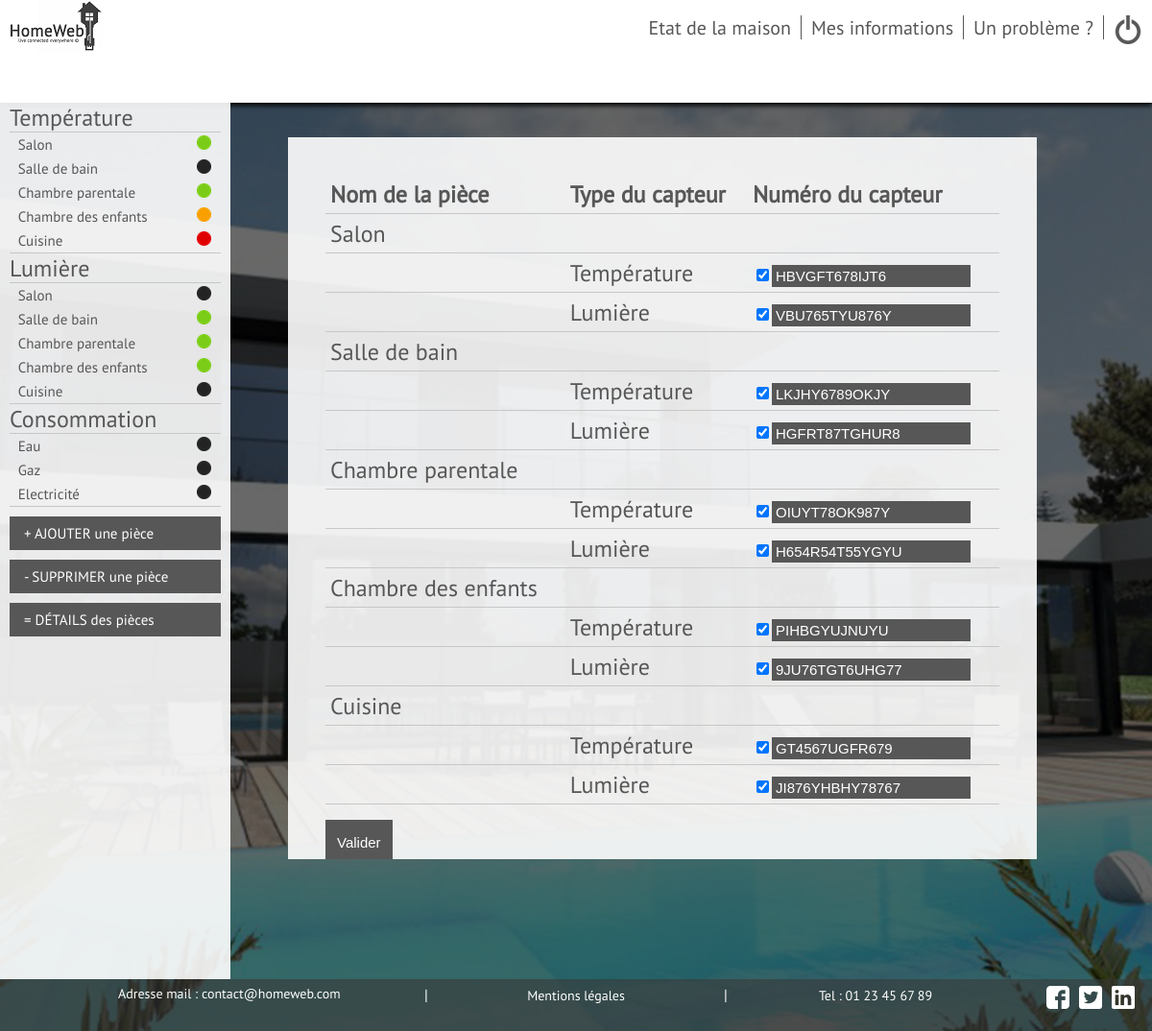
The app's page /Vues/User/detailpiece.php (signed in) with its own data.
### tables this page shows
CREATE TABLE IF NOT EXISTS `pieces` (
  `id` int(11) NOT NULL,
  `id_Utilisateur` int(11) NOT NULL,
  `Nom` varchar(255) NOT NULL,
  `presence_temp` int(11) NOT NULL,
  `presence_lum` int(11) NOT NULL,
  `temperature` int(11) NOT NULL,
  `lumiere` int(11) NOT NULL,
  `etat_temp` int(11) NOT NULL,
  `numero_capteur_t` varchar(250) NOT NULL,
  `control_tech_t` date NOT NULL,
  `control_tech_l` date NOT NULL,
  `numero_capteur_l` varchar(250) NOT NULL,
  `consigne_temp` int(11) NOT NULL DEFAULT '25'
);

### Modele/fonctions.php (the view, shortened to what this page needs)
<?php
function Etat_eau($id,$db)
{
    $etat = 2;
    $reponse = $db->prepare('SELECT etat FROM eau WHERE id= ?');
    $reponse->execute(array($id));
    while ($donnees = $reponse->fetch())
    {
	   $etat = $donnees['etat'];
    }
    return $etat;
}
function Etat_elec($id,$db)
{
    $etat = 2;
    $reponse = $db->prepare('SELECT etat FROM elec WHERE id= ?');
    $reponse->execute(array($id));
    while ($donnees = $reponse->fetch())
    {
	   $etat = $donnees['etat'];
    }
    return $etat;
}
function Etat_gaz($id,$db)
{
    $etat = 2;
    $reponse = $db->prepare('SELECT etat FROM gaz WHERE id= ?');
    $reponse->execute(array($id));
    while ($donnees = $reponse->fetch())
    {
	   $etat = $donnees['etat'];
    }
    return $etat;
}
function cascade_temp($id,$db)
{
    $reponse = $db->prepare('SELECT Nom, etat_temp FROM Pieces WHERE id_Utilisateur = ? AND presence_temp = 1');
    $reponse->execute(array($id));
    echo "<ul>";
    while ($donnees = $reponse->fetch())
    {
        $nom_piece = $donnees['Nom'];
        $etat = $donnees['etat_temp'];
        if ($etat == 0)
        {
        echo ("<li><a href=\"temperature.php?piece=$nom_piece\">" . $nom_piece . "</a> <span><img src=\"../../Styles/image/Pastille_noire.png\" title=\"Éteint\"></span></li>");
        }
        if ($etat == 1)
        {
        echo ("<li><a href=\"temperature.php?piece=$nom_piece\">" . $nom_piece . "</a> <span><img src=\"../../Styles/image/Pastille_verte.png\" title=\"Marche\"></span></li>");
        }
        if ($etat == 2)
        {
        echo ("<li><a href=\"temperature.php?piece=$nom_piece\">" . $nom_piece . "</a> <span><img src=\"../../Styles/image/Pastille_orange.png\" title=\"En cours de régulation\"></span></li>");
        }
        if ($etat == 3)
        {
        echo ("<li><a href=\"temperature.php?piece=$nom_piece\">" . $nom_piece . "</a> <span><img src=\"../../Styles/image/Pastille_rouge.png\" title=\"En Panne\"></span></li>");
        }
    }
    echo "</ul>";
}
function cascade_lum($id,$db)
{
    $reponse = $db->prepare('SELECT Nom, lumiere FROM Pieces WHERE id_Utilisateur = ? AND presence_lum = 1');
    $reponse->execute(array($id));
    echo "<ul>";
    while ($donnees = $reponse->fetch())
    {
        $nom_piece = $donnees['Nom'];
        $etat = $donnees['lumiere'];
        if ($etat == 0)
        {
        echo ("<li><a href=\"lumiere.php?piece=$nom_piece\">" . $nom_piece . "</a> <span><img src=\"../../Styles/image/Pastille_noire.png\" title=\"Eteint\"></span></li>");
        }
        if ($etat == 1)
        {
        echo ("<li><a href=\"lumiere.php?piece=$nom_piece\">" . $nom_piece . "</a> <span><img src=\"../../Styles/image/Pastille_verte.png\" title=\"Allumé\"></span></li>");
        }
    }
    echo "</ul>";
}
function pastille_etat_eau($id,$db)
{
    $etat_general = Etat_eau($id,$db);
    if ($etat_general == 0)
        {
        echo ("<span><img src=\"../../Styles/image/Pastille_noire.png\" title=\"Eteint\"></span>");
        }
}
function pastille_etat_gaz($id,$db)
{
    $etat_general = Etat_gaz($id,$db);
    if ($etat_general == 0)
        {
        echo ("<span><img src=\"../../Styles/image/Pastille_noire.png\" title=\"Eteint\"></span>");
        }
}
function pastille_etat_elec($id,$db)
{
    $etat_general = Etat_elec($id,$db);
    if ($etat_general == 0)
        {
        echo ("<span><img src=\"../../Styles/image/Pastille_noire.png\" title=\"Eteint\"></span>");
        }
}
function detail_piece($id,$db)
{
    $reponse = $db->prepare('SELECT Nom, presence_temp, presence_lum, numero_capteur_t, numero_capteur_l FROM pieces WHERE id_Utilisateur = ?');
    $reponse->execute(array($id));
    while ($donnees = $reponse->fetch())
    {
        $nom_piece = $donnees['Nom'];
        $presence_temp = $donnees['presence_temp'];
        $presence_lum = $donnees['presence_lum'];
        $numero_capteur_t = $donnees['numero_capteur_t'];
        $numero_capteur_l = $donnees['numero_capteur_l'];
        echo("<tr>
                        <td>".$nom_piece."</td>
                        <td></td>
                        <td></td>
                    </tr>");
        if ($presence_temp == 1)
        {
        echo("<tr>
                        <td></td>
                        <td>Température</td>
                        <td><input class=\"colonne_I\" type=\"checkbox\" checked name=\"box_temp[]\" value=\"");echo($nom_piece);echo("\"><input class=\"colonne\" type=text name=\"numero_capteur_t[]\" value=".$numero_capteur_t."></td>
                    </tr>");
        }
        if ($presence_lum == 1)
        {
        echo("<tr>
                        <td></td>
                        <td>Lumière</td>
                        <td><input class=\"colonne_I\" type=\"checkbox\" checked name=\"box_lum[]\" value=\"");echo($nom_piece);echo("\"><input class=\"colonne\" type=text name=\"numero_capteur_l[]\" value=".$numero_capteur_l."></td>
                    </tr>");
        }
    }
}
?>

### Styles/main.css (style rules this page uses)
html, #page { height: 100%; width: 100%; }
body { background: url('image/fond.png') ; background-position: center ; background-repeat: no-repeat ; background-attachment: fixed ; background-size: cover ; color: #575757; font-family: pt_sansregular; margin: 0px; height: 100%; }
#objects, #objects ul, #capteurs, #capteurs ul { padding: 0; margin: 0; list-style: none; }
#capteurs ul li { font-size: x-large; margin-left: 10px; margin-right:10px; }
#capteurs ul li ul li { font-size: 15px; padding-top:3px; padding-bottom:3px; display:flex; justify-content:space-between; }
#capteurs ul li ul li a:before { content: '• '; opacity: 0; margin-left: -12px; }
#capteurs ul li ul { border: 1px; border-top-style:solid; border-bottom-style:solid; border-color: rgb(199,199,199); }
#capteurs a { text-decoration:none; color:#575757; }
a { color: darkcyan; }
#tableau_detail table td,#tableau_detail table th { border-bottom: 1px solid rgb(199,199,199); padding:5px; text-align:left; }
#tableau_detail input { border-style: solid; background-color: #575757; border-color: #575757; font-size: 15px; color:white; }

### records on screen
pieces: Nom "Salon", etat_temp 1 (drawn), lumiere 0 (drawn), numero_capteur_t "HBVGFT678IJT6", numero_capteur_l "VBU765TYU876Y"
pieces: Nom "Salle de bain", etat_temp 0 (drawn), lumiere 1 (drawn), numero_capteur_t "LKJHY6789OKJY", numero_capteur_l "HGFRT87TGHUR8"
pieces: Nom "Chambre parentale", etat_temp 1 (drawn), lumiere 1 (drawn), numero_capteur_t "OIUYT78OK987Y", numero_capteur_l "H654R54T55YGYU"
pieces: Nom "Chambre des enfants", etat_temp 2 (drawn), lumiere 1 (drawn), numero_capteur_t "PIHBGYUJNUYU", numero_capteur_l "9JU76TGT6UHG77"
pieces: Nom "Cuisine", etat_temp 3 (drawn), lumiere 0 (drawn), numero_capteur_t "GT4567UGFR679", numero_capteur_l "JI876YHBHY78767"
